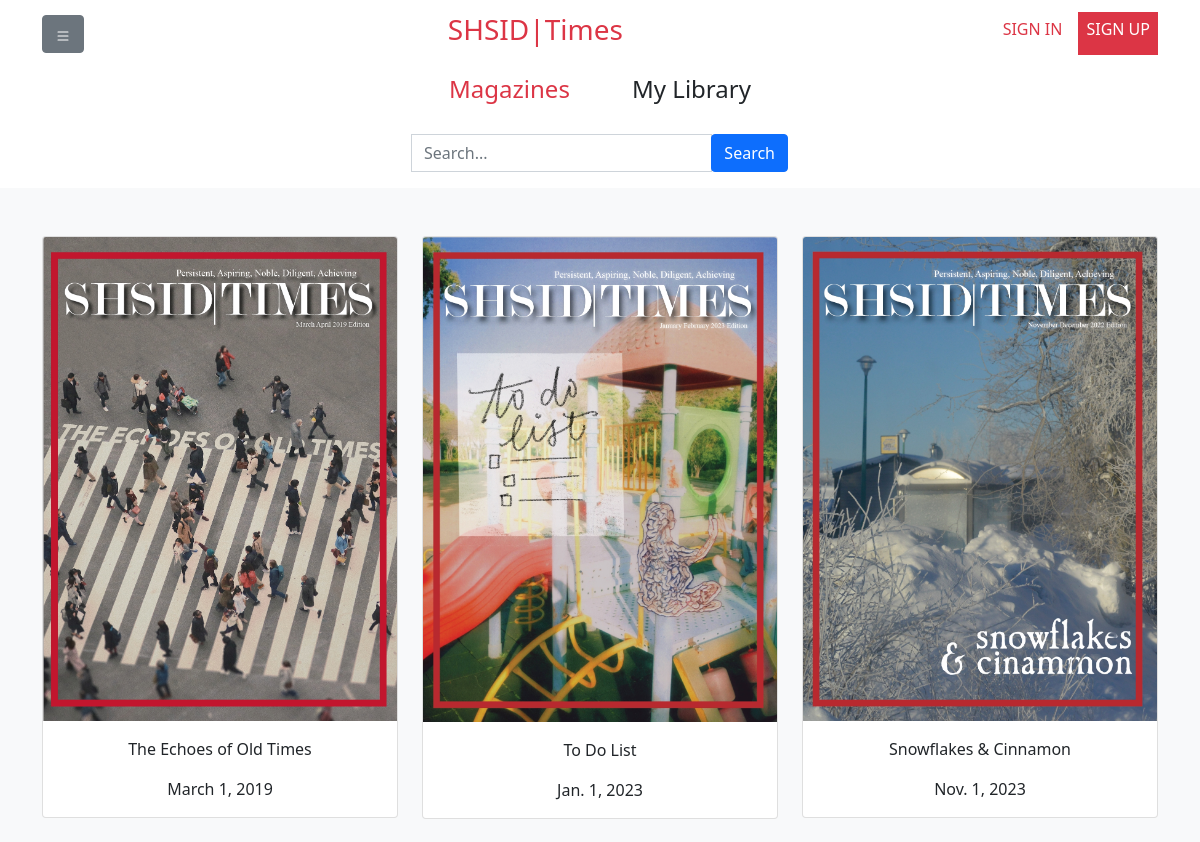
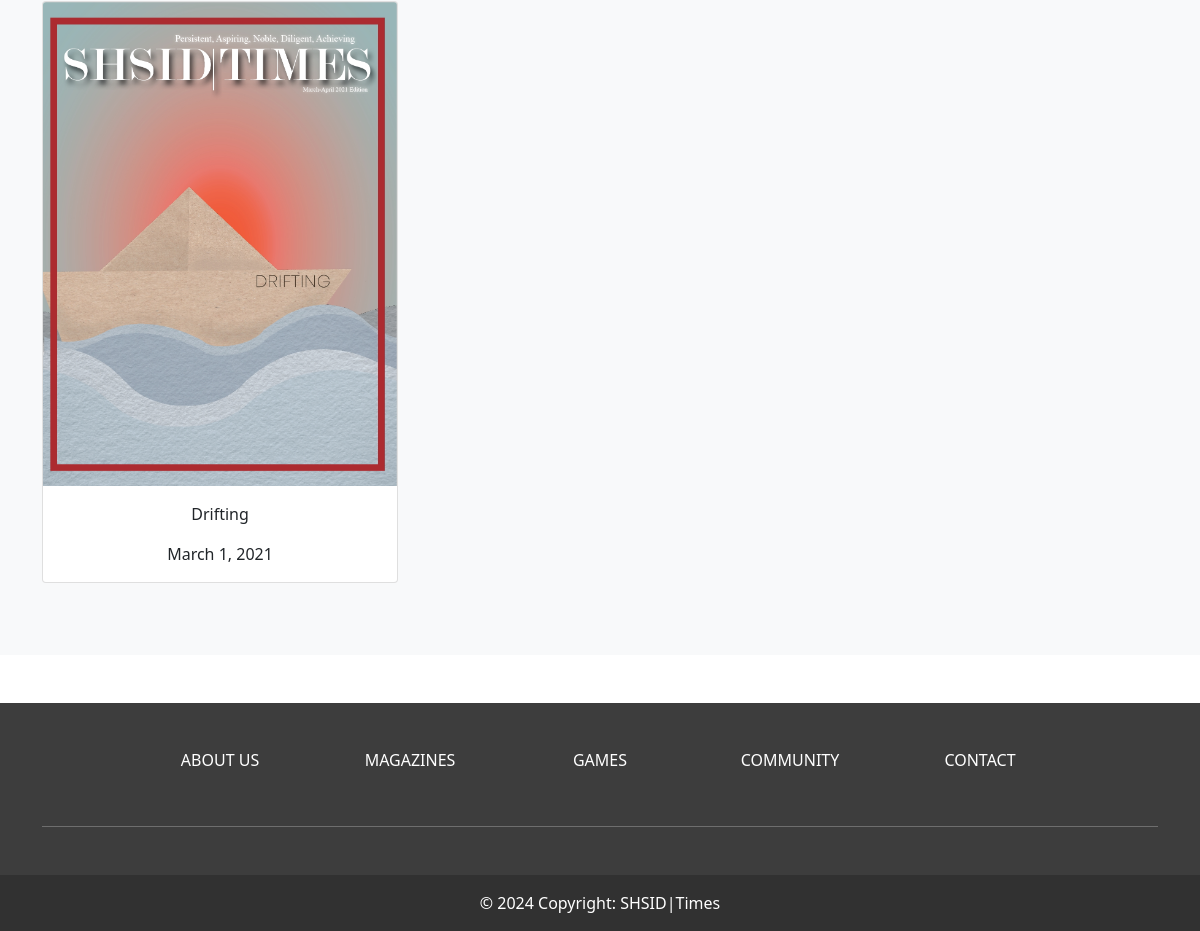
/magazine/, run on the app's committed database (2 pictures, top to bottom).
### magazines/models.py (models this page shows, shortened)
class Magazine(models.Model):
    title = models.CharField(max_length=100)
    theme = models.CharField(max_length=100, null=True)
    cover = models.ImageField(upload_to='cover/', null=True, blank=True)
    upload_date = models.DateTimeField(null=True)
    document = models.FileField(upload_to='library/')
    img1 = models.ImageField(upload_to="highlight/")
    img2 = models.ImageField(upload_to="highlight/")
    img3 = models.ImageField(upload_to="highlight/")
    t1 = models.CharField(max_length=300, null=True)
    t2 = models.CharField(max_length=300, null=True)
    t3 = models.CharField(max_length=300, null=True)

### magazines/views.py (the view)
# urls.py: path('', views.library, name='library'),
def library(request):
    assert isinstance(request, HttpRequest)
    magazines = Magazine.objects.all()
    searched = ''
    if request.method == 'GET':
        if request.GET.get("form_type") == 'search':
            query = request.GET['query']
            if len(query) != 0:
                searched = query
                query_in_list = query.split()
                to_ignore = ['a', 'an', 'and', 'are', 'as', 'at', 'be', 'but', 'by', 'for', 'if', 'in', 'into', 'is', 'it', 'no', 'not', 'of', 'on', 'or', 'such', 'that', 'the', 'their', 'then', 'there', 'these', 'they', 'this', 'to', 'was', 'will', 'with']
                filtered_query = [e for e in query_in_list if e not in to_ignore]
                results = []
                for item in filtered_query:
                    mags = Magazine.objects.filter(
                        Q(title__icontains=item)
                    )
                    for mag in mags:
                        if mag not in results:
                            results.append(mag)
                magazines = results
    return render(
        request,
        'library.html',
        {
            "title": "Library",
            "magazines": magazines,
            "searched": searched
        }
    )

### forum/templatetags/forum_concat.py (called while the page is built)
@register.filter
def concat(val1, val2):
    return f"{val1}{val2}"

### templates/library.html (shortened to what this page needs)
{% extends "home_layout.html" %}
{% block header %}
    <link href="{% static 'content/user_lib.css' %}" rel="stylesheet" />
{% endblock %}
{% block content2 %}
    <div class="album py-5 bg-light">
        <div class="container">
          <div class="row">
          {% if magazines %}
              {% for magazine in magazines %}
                  <a class="col-md-4 text-decoration-none text-dark" href="{% url 'magazine' magazine.id %}">
                      <div class="card mb-4 box-shadow">
                        <img class="card-img-top" style="width: 100%; display: block;" src="/media/{{ magazine.cover }}" data-holder-rendered="true">
                        <div class="card-body">
                          <p class="card-text text-center">{{ magazine.title}}</p>
                            <p class="card-text text-center">{{ magazine.upload_date.date}}</p>
                        </div>
                      </div>
                    </a>
              {% endfor %}
          {% else %}
              <span>No magazines yet...</span>
          {% endif %}
          </div>
        </div>
      </div>
{% endblock %}

### data on the page
Magazine: cover (picture), title "The Echoes of Old Times", upload_date "March 1, 2019"
Magazine: cover (picture), title "To Do List", upload_date "Jan. 1, 2023"
Magazine: cover (picture), title "Snowflakes & Cinnamon", upload_date "Nov. 1, 2023"
Magazine: cover (picture), title "Drifting", upload_date "March 1, 2021"
